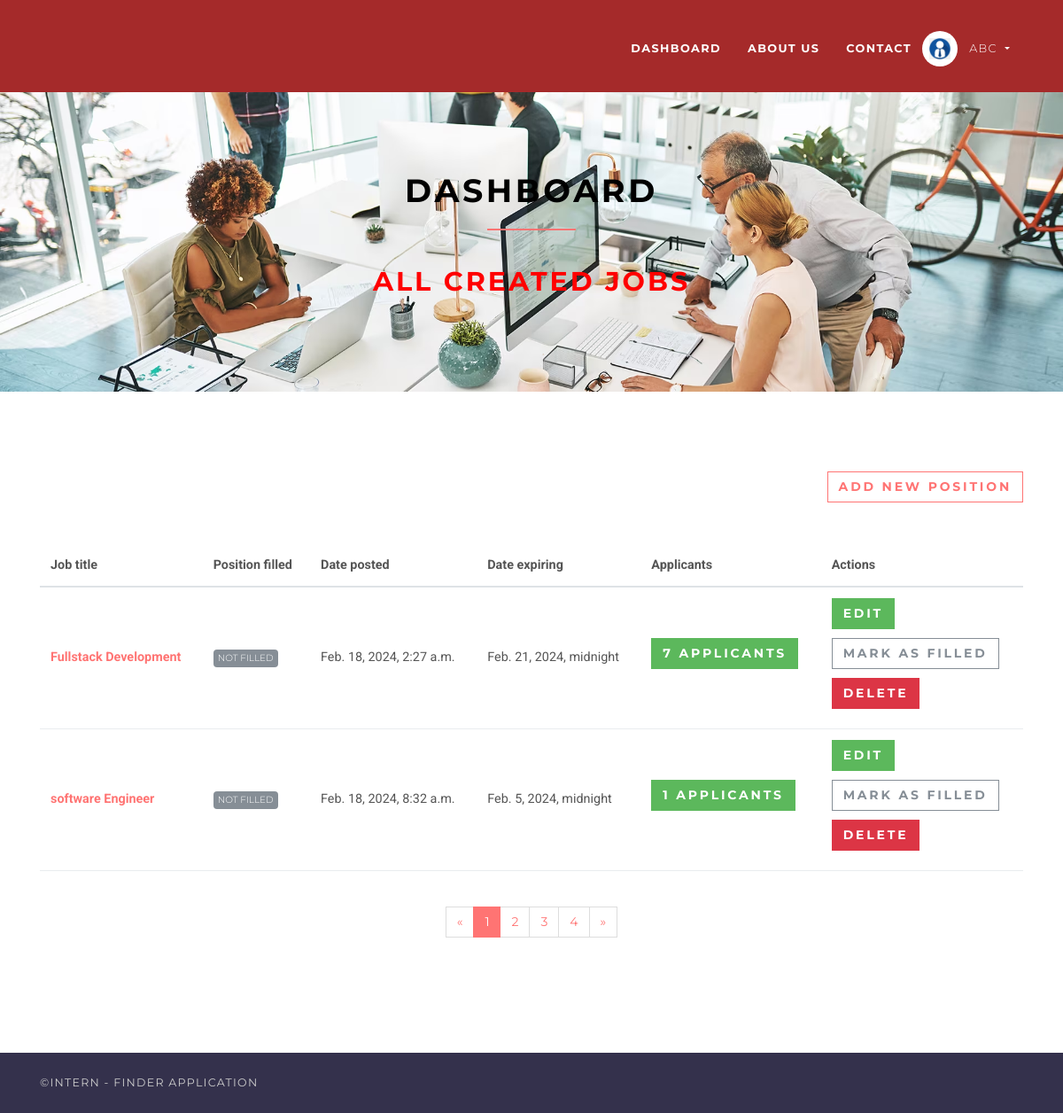
Before: /employer/dashboard (signed in) with the older database file.
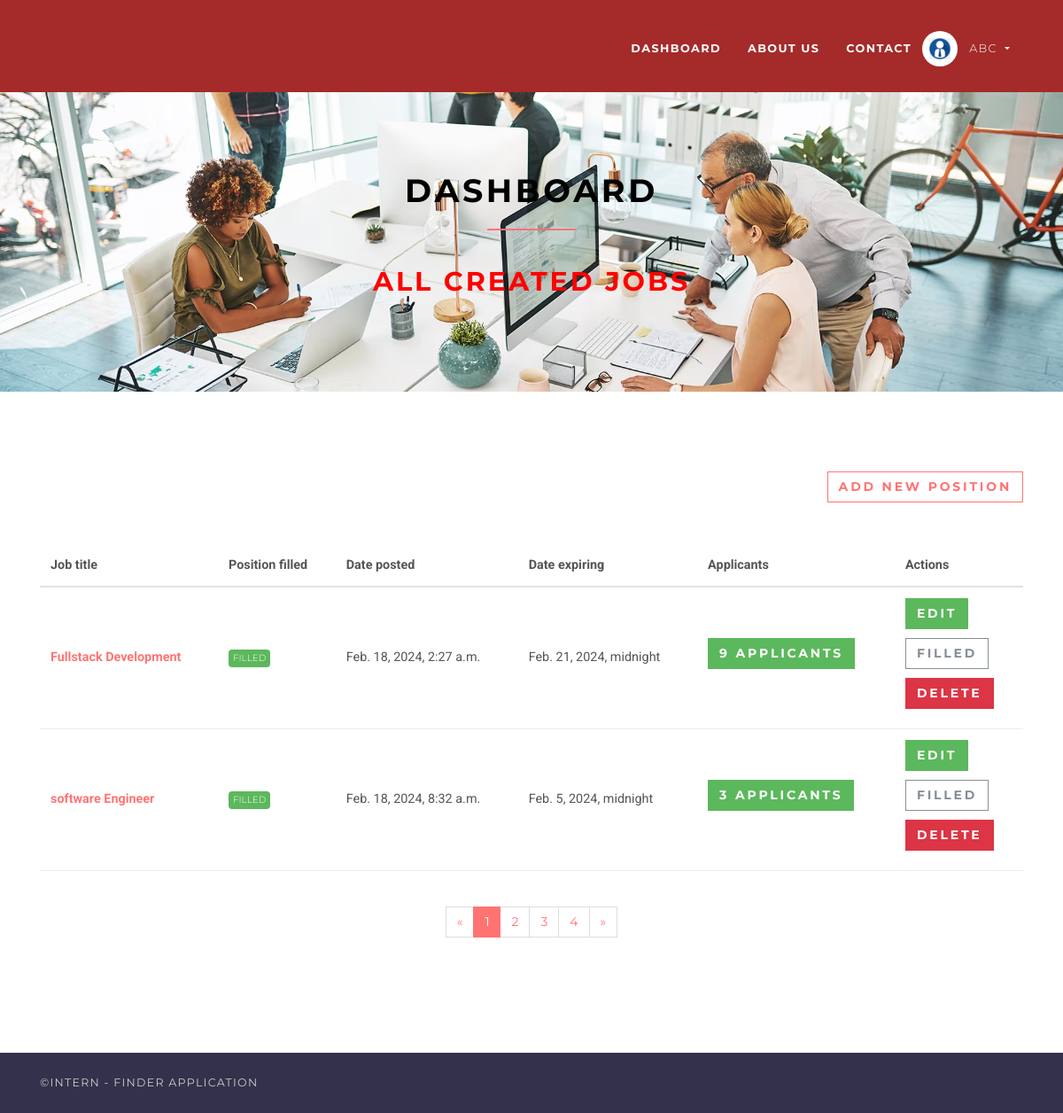
After: the same page with the newer database file.
### jobsapp/models.py (models this page shows, shortened)
class Job(models.Model):
    user = models.ForeignKey(User, on_delete=models.CASCADE)
    title = models.CharField(max_length=300)
    description = models.TextField()
    location = models.CharField(max_length=150)
    type = models.CharField(choices=JOB_TYPE, max_length=10)
    category = models.CharField(max_length=100)
    last_date = models.DateTimeField()
    company_name = models.CharField(max_length=100)
    company_description = models.CharField(max_length=300)
    website = models.CharField(max_length=100, default="")
    created_at = models.DateTimeField(default=timezone.now)
    filled = models.BooleanField(default=False)

### jobsapp/views/employer.py (the view)
# urls.py: path('', DashboardView.as_view(), name='employer-dashboard'),
class DashboardView(ListView):
    model = Job
    template_name = 'jobs/employer/dashboard.html'
    context_object_name = 'jobs'
    @method_decorator(login_required(login_url=reverse_lazy('accounts:login')))
    @method_decorator(user_is_employer)
    def dispatch(self, request, *args, **kwargs):
        return super().dispatch(self.request, *args, **kwargs)
    def get_queryset(self):
        return self.model.objects.filter(user_id=self.request.user.id)

### templates/jobs/employer/dashboard.html (shortened to what the changed rows need)
{% extends 'base.html' %}
{% load static %}
{% block content %}
    <section class="bg-light-gray" style="background-image: url('{% static 'jobs4.jpg' %}');
    /* Adjust background image properties */
    background-size: cover; /* Cover the entire container */
    background-repeat: no-repeat; /* Do not repeat the image */
    background-position: center;">
        <div class="container">
            <div class="row">
                <div class="col-lg-8 mx-auto" >
                    <h1 class="heading" style="color:black;">dashboard</h1>
                    <h2 class="text-center" style="color:red;">All created jobs</h2>
                </div>
            </div>
        </div>
    </section>
    <section >
        <div class="container">
            <div class="row">
                <div class="col-lg-12">
                    <div class="table-responsive">
                        <table class="table table-hover table-client-dashboard">
                            <thead>
                            <tr>
                                <th>Job title</th>
                                <th>Position filled</th>
                                <th>Date posted</th>
                                <th>Date expiring</th>
                                <th>Applicants</th>
                                <th>Actions</th>
                            </tr>
                            </thead>
                            <tbody>
                            {% for job in jobs %}
                                <tr>
                                    <th><a href="{% url 'jobs:jobs-detail' job.id %}">{{ job.title }}</a>
                                    </th>
                                    <td>
                                        {% if job.filled %}
                                            <span class="badge badge-success">Filled</span>
                                        {% else %}
                                            <span class="badge badge-secondary">Not Filled</span>
                                        {% endif %}
                                    </td>
                                    <td>{{ job.created_at }}</td>
                                    <td>{{ job.last_date }}</td>
                                    <td>
                                        <a href="{% url 'jobs:employer-dashboard-applicants' job.id %}"
                                           class="btn btn-success">
                                            {{ job.applicants.count }}
                                            <span class="hidden-xs hidden-sm">Applicants</span>
                                        </a>
                                    </td>
                                    <td>
                                        <a href="{% url 'jobs:edit-job' job.id %}" class="btn btn-success">Edit</a>
                                        <br>
                                        {% if job.filled %}
                                            <a href="{% url 'jobs:job-mark-filled' job.id %}"
                                               class="btn btn-outline-white-secondary">
                                                <span class="hidden-xs hidden-sm">Filled</span>
                                            </a><br>
                                        {% else %}
                                            <a href="{% url 'jobs:job-mark-filled' job.id %}"
                                               class="btn btn-outline-white-secondary">
                                                <span class="hidden-xs hidden-sm">Mark as </span>filled
                                            </a><br>
                                        {% endif %}
                                        <button type="button" class="btn btn-danger" data-toggle="modal" data-target="#deleteModal{{ job.id }}">Delete</button>
                                    </td>
                                </tr>
                            {% endfor %}
                            </tbody>
                        </table>
                    </div>
                </div>
            </div>
        </div>
    </section>
{% endblock %}

Changed rows visible on the page:
changed Job "Fullstack Development": applicants.count "7" → "9"; no longer shows "NOT FILLED MARK AS"
changed Job "software Engineer": applicants.count "1" → "3"; no longer shows "NOT FILLED MARK AS"
